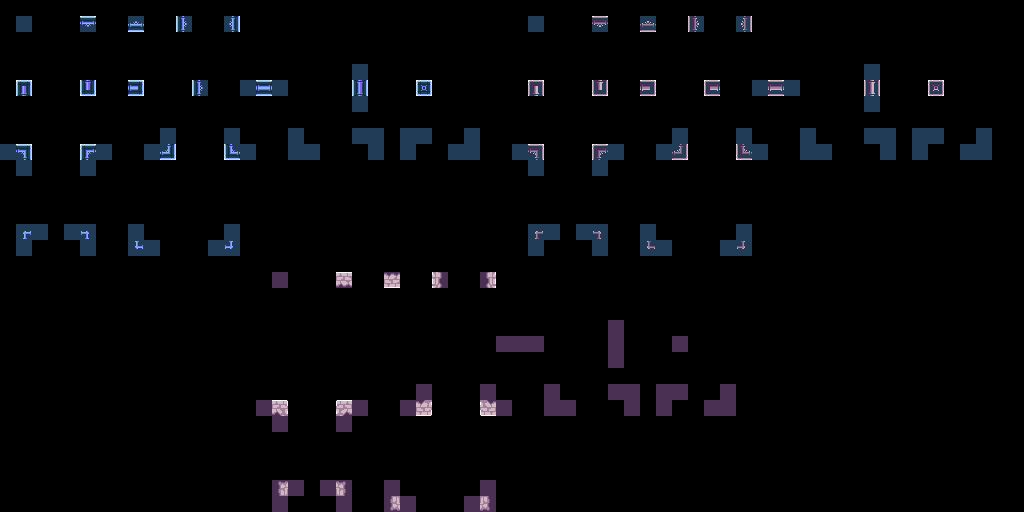

Tiled map render using the project's own tile images. Description and the map definition, with tile-layer contents summarised, below:
An orthogonal 64x32 tile map with 16x16 px tiles, 4 tile layers (input_Level2, input_Level1, input_Level3, output_out), 3 tilesets.

<map version="1.10" tiledversion="1.11.0" orientation="orthogonal" renderorder="right-down" width="64" height="32" tilewidth="16" tileheight="16" infinite="0" nextlayerid="5" nextobjectid="1">
 <tileset firstgid="1" source="../FactoryBlue.tsx" />
 <tileset firstgid="37" source="../FactoryRed.tsx" />
 <tileset firstgid="65" source="../CityBrick.tsx" />
 <layer id="3" name="input_Level2" width="64" height="32">
  <data>[2048 cells, 96 non-empty, 2 distinct tile ids]</data>
 </layer>
 <layer id="1" name="input_Level1" width="64" height="32">
  <data>[2048 cells, 96 non-empty, 2 distinct tile ids]</data>
 </layer>
 <layer id="4" name="input_Level3" width="64" height="32">
  <data>[2048 cells, 80 non-empty, 2 distinct tile ids]</data>
 </layer>
 <layer id="2" name="output_out" width="64" height="32" opacity="0.96">
  <data>[2048 cells, 60 non-empty, 52 distinct tile ids]</data>
 </layer>
</map>